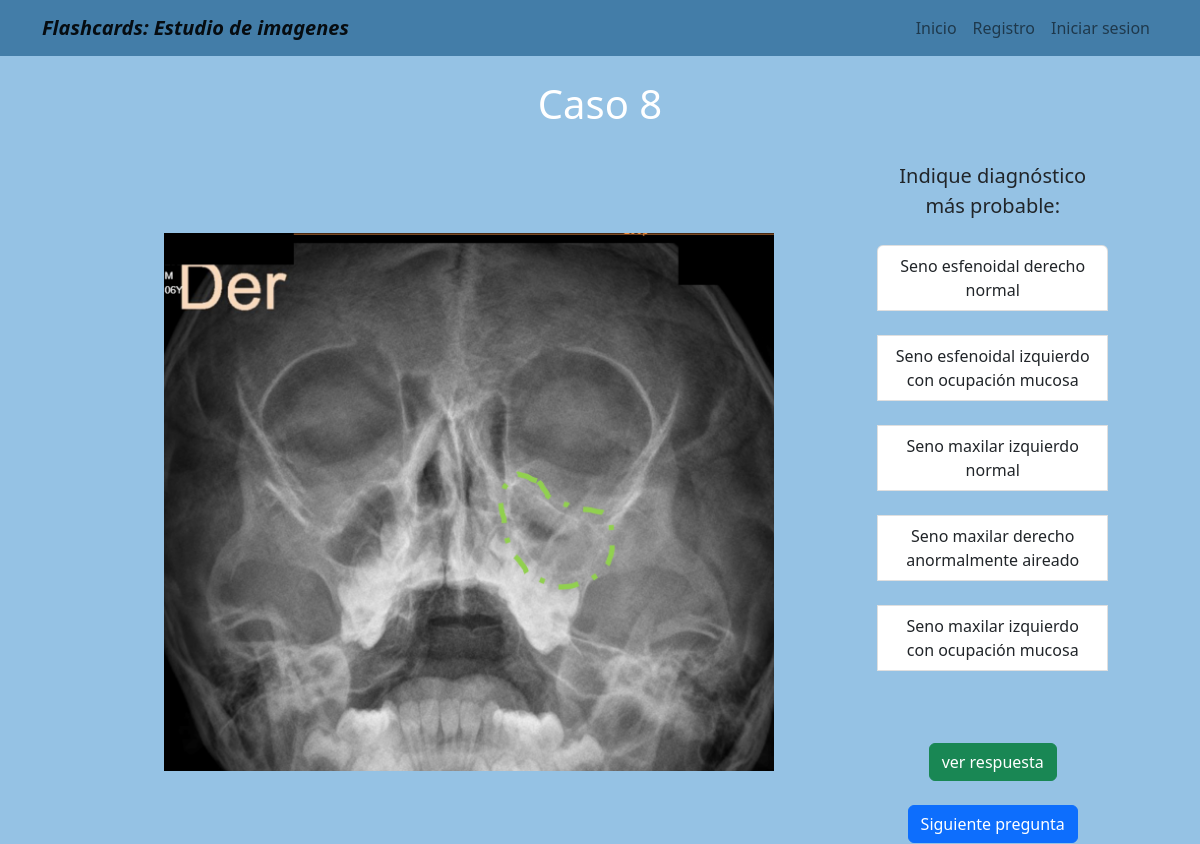
Screenshot of /alternativas/8/ with the database file from the repository.
### alternativas/models.py (models this page shows)
class secc_alternativa(models.Model):
    numero_respuesta_alt= PositiveSmallIntegerField(default=1)
    alternativa_1= CharField(max_length=100, blank=True)
    alternativa_2= CharField(max_length=100, blank=True)
    alternativa_3= CharField(max_length=100, blank=True)
    alternativa_4= CharField(max_length=100, blank=True)
    alternativa_5= CharField(max_length=100, blank=True)
    alternativa_respuesta= CharField(max_length=100, blank=True)
    descripcion_breve = CharField(max_length=600, blank=True)
    url_info_esp= URLField(blank=True)
    url_info_ing= URLField(blank=True)
    imagen_con_patologia= ImageField(upload_to='estudio/images/')
    pregunta= CharField(max_length=500, blank=True)

### alternativas/views.py (the view)
# urls.py: path('8/', ocho, name='ocho'),
def ocho(request):
    octavo= secc_alternativa.objects.filter(numero_respuesta_alt=8)
    return render(request, '8.html',{'octavo':octavo})

### alternativas/templates/8.html
{% extends "layout.html" %}
{% block content %}
{% for info in octavo %}
<h1 style="color:white ; text-align:center;"> Caso {{info.numero_respuesta_alt}}</h1> <br/>
  <td style="padding-left: 20px;">
    <img src=" {{info.imagen_con_patologia.url}}" width="75%" > <br>
  </td>
  <td style="padding-right: 50px;">
    <a style=" font-size: 20px">{{info.pregunta}} </a> <br><br>
    <div class="list-group">
      <a class="list-group-item list-group-item-action">{{info.alternativa_1}} </a> <br>
      <a class="list-group-item list-group-item-action">{{info.alternativa_2}} </a> <br>
      <a class="list-group-item list-group-item-action">{{info.alternativa_3}} </a> <br>
      <a class="list-group-item list-group-item-action">{{info.alternativa_4}} </a> <br>
      <a class="list-group-item list-group-item-action">{{info.alternativa_5}} </a> <br>
  </div>
  <br> <br> <a class="btn btn-success text-center contenedor-boton-inicio" href="{% url 'ocho_r' %}" role="button" > ver respuesta </a>
  <br> <br> <a class="btn btn-primary text-center contenedor-boton-inicio" href="{% url 'nueve' %}" role="button" > Siguiente pregunta </a>
</td>
{% endfor %}
{% endblock %}

### home/templates/layout.html (style rules this page uses)
body { background-color:#95c2e4; text-align: center; }
.contenedor-boton-inicio { display: inline-flex; }

### rows the page displays
secc_alternativa: numero_respuesta_alt "8", imagen_con_patologia (picture), pregunta "Indique diagnóstico más probable:", alternativa_1 "Seno esfenoidal derecho normal", alternativa_2 "Seno esfenoidal izquierdo con ocupación mucosa", alternativa_3 "Seno maxilar izquierdo normal", alternativa_4 "Seno maxilar derecho anormalmente aireado", alternativa_5 "Seno maxilar izquierdo con ocupación mucosa"
